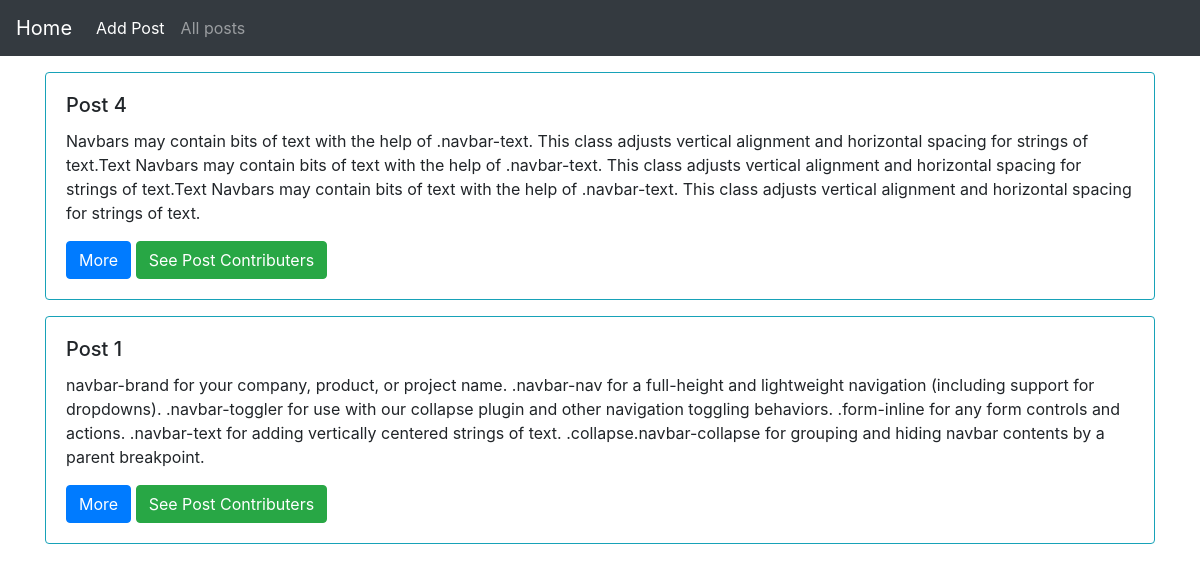
Screenshot of /listPost/ with the database file from the repository.
### blog/models.py (models this page shows, shortened)
class Post(models.Model):
    title = models.CharField(max_length = 30)
    content = models.TextField()

### blog/views.py (the view)
# urls.py: path('listPost/', views.retrievePosts_view, name = 'retrievePosts_view-path'),
def retrievePosts_view(request):
    return render(request,'blog/list_posts.html',{'posts':Post.objects.all()})

### blog/templates/blog/list_posts.html
{% extends "blog/base.html" %}
{% block content %}
    {% for post in posts  %}
        <div class="card border-info mb-3">
            <div class="card-body">
              <h5 class="card-title">{{post.title}}</h5>
              <p class="card-text">{{post.content}}</p>
              <a href="{% url 'detail_view-path' post.pk %}" class="btn btn-primary">More</a>
              <a href="{% url 'retrievePostContributions_View-path' post.pk %}" class="btn btn-success">See Post Contributers</a>
            </div>
          </div>
    {% endfor %}
{% endblock  %}

### blog/templates/blog/base.html (shortened to what this page needs)
<!doctype html>
<html lang="en">
  <head>
    <link rel="stylesheet" href="https://cdn.jsdelivr.net/npm/bootstrap@4.6.0/dist/css/bootstrap.min.css">
  </head>
  <body>
    <nav class="navbar navbar-expand-lg navbar-dark bg-dark">
        <a class="navbar-brand" href="{%  url 'home-path' %}">Home</a>
        <div class="collapse navbar-collapse" id="navbarSupportedContent">
          <ul class="navbar-nav mr-auto">
            <li class="nav-item active">
              <a class="nav-link" href="{%  url 'createPost-path' %}">Add Post <span class="sr-only">(current)</span></a>
            </li>
            <li class="nav-item">
              <a class="nav-link" href="{%  url 'retrievePosts_view-path' %}">All posts</a>
            </li>
        </div>
      </nav>
    <div class="container mt-3">
        {% block content %}
        {% endblock  %}
    </div>
  </body>
</html>

### rows the page displays
Post: title "Post 4", content "Navbars may contain bits of text with the help of .navbar-text. This class adjusts vertical alignment and horizontal spacing for strings of text.Text Navbars may contain bits of text with the help of .navbar-text. This class adjusts vertical alignment and horizontal spacing for strings of text.Text Navbars may contain bits of text with the help of .navbar-text. This class adjusts vertical alignment and horizontal spacing for strings of text."
Post: title "Post 1", content "navbar-brand for your company, product, or project name. .navbar-nav for a full-height and lightweight navigation (including support for dropdowns). .navbar-toggler for use with our collapse plugin and other navigation toggling behaviors. .form-inline for any form controls and actions. .navbar-text for adding vertically centered strings of text. .collapse.navbar-collapse for grouping and hiding navbar contents by a parent breakpoint."
